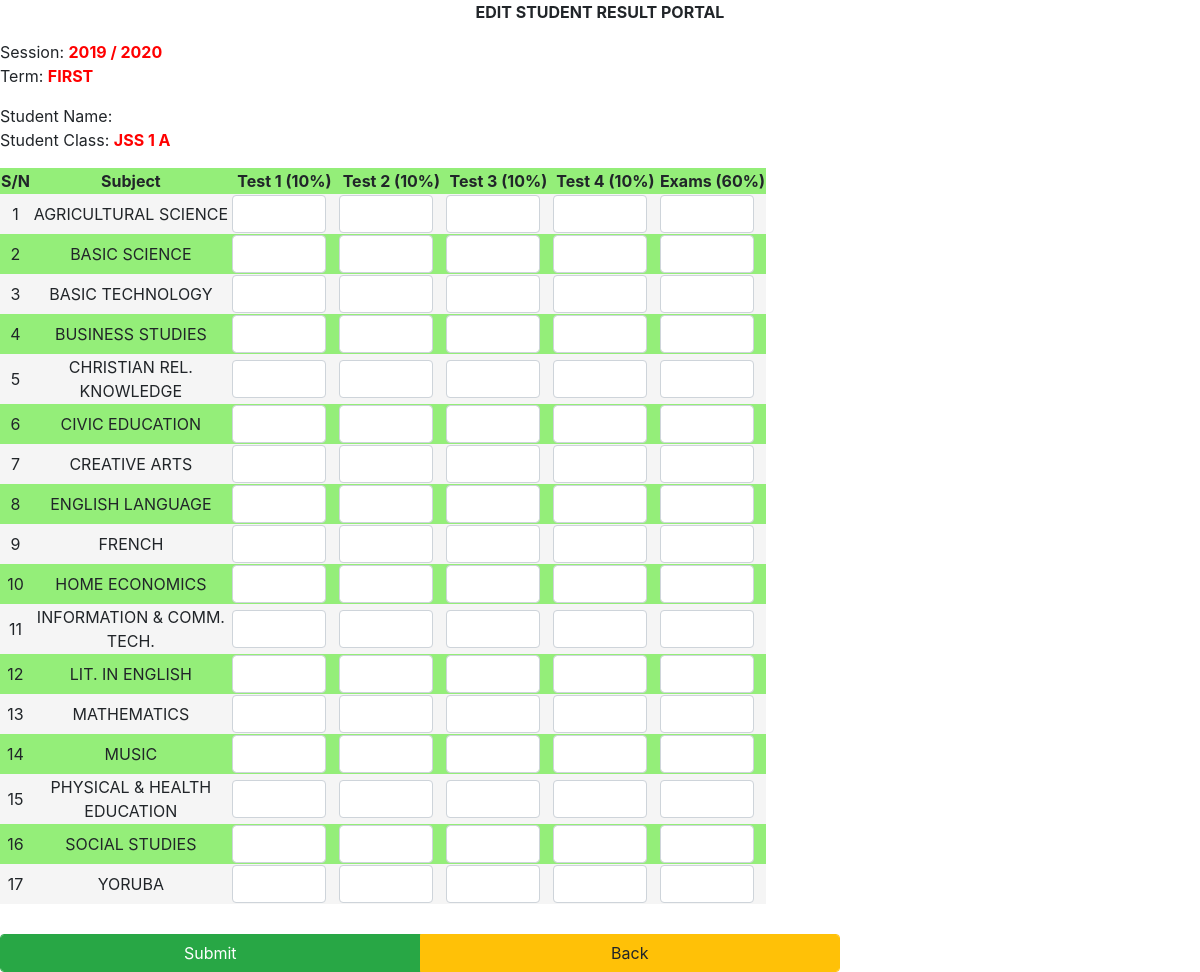
/secondary_school/edit_result.php?resid=res_id_2019_2020_first_jss 1_a, run on the app's committed database.
### tables this page shows
CREATE TABLE `existing_result_sheets` (
  `result_id` varchar(100) NOT NULL,
  `class` varchar(5) NOT NULL,
  `term` varchar(10) NOT NULL,
  `session` varchar(10) NOT NULL,
  `arm` varchar(2) NOT NULL,
  `term_began` date NOT NULL,
  `term_ends` date NOT NULL,
  `next_term_begins` date NOT NULL,
  `next_term_ends` date NOT NULL,
  `max_atd` varchar(10) NOT NULL,
  `status` varchar(10) NOT NULL,
  UNIQUE KEY `result_id` (`result_id`)
);

### secondary_school/edit_result.php (the view, shortened to what this page needs)
<?php
require_once("connect.php");
include_once("head.php");
$res_id=$_GET['resid'];
$std_id=$_GET['stdid'];
$class=$_GET['class'];
$student_name=$_GET['name'];
$get_term_data = $con->query("SELECT * FROM `existing_result_sheets` WHERE result_id='$res_id'");
if($get_term_data)
  {
    while($row = $get_term_data->fetch_array())
      {
        $term = strtoupper(str_replace("_", " ", $row['term']));
        $session =  strtoupper(str_replace("_", " / ", $row['session']));
        $arm = strtoupper( $row['arm']);
        $class = strtoupper( $row['class']);
      }
  }
$get_subs = $con->query("SELECT * FROM `$class` ORDER BY `subjects` ASC");
if($get_subs) {
  $no_of_subs = $get_subs->num_rows;
  $x=0;
  while($row = $get_subs->fetch_array()) {
    $subject_orig[$x] = $row['subjects'];
    $subject_orig[$x] = strtoupper($subject_orig[$x]);
    $x++;
  }
  }
echo "<div align='center'><b>EDIT STUDENT RESULT PORTAL</b></div>
      <p><div>Session: <b style='color:red;'>$session</b></div>
      <div>Term: <b style='color:red;'>$term</b></div></p>
      <p><div>Student Name: <b style='color:red;'>$student_name</b></div>
      <div>Student Class: <b style='color:red;'>".$class." ".$arm."</b></div></p>";
echo "<form action='edit_result.php?resid=$res_id&stdid=$std_id&class=$class&name=$student_name' method='POST'>
        <ul style='color:red;'>";
echo    "</ul>
        <table class='data'>
          <tr>
            <th>S/N</th>
            <th>Subject</th>
            <th>Test 1 (10%) </th>
            <th>Test 2 (10%) </th>
            <th>Test 3 (10%) </th>
            <th>Test 4 (10%) </th>
            <th>Exams (60%) </th>
          </tr>";
$count=0;
for ($i=0; $i < $no_of_subs; $i++) {
  if ($ca1[$i] !== "N/A") {
    $count=$count+1;
    echo "<tr>
            <td>$count</td>
            <td width='200'>".$subject_orig[$i]."</td>
            <td><input type='number' min='0' max='10' class='form-control' name='ca1[$i]' value='".$ca1[$i]."' /></td>
            <td><input type='number' min='0' max='10' class='form-control' name='ca2[$i]' value='".$ca2[$i]."' /></td>
            <td><input type='number' min='0' max='10' class='form-control' name='ca3[$i]' value='".$ca3[$i]."' /></td>
            <td><input type='number' min='0' max='10' class='form-control' name='ca4[$i]' value='".$ca4[$i]."' /></td>
            <td><input type='number' min='0' max='60' class='form-control' name='exams[$i]' value='".$exams[$i]."' /></td>
          </tr>";
  }
}
echo "</table>
      <div class='input-group' style='width:70%;margin-top:30px;'>
        <input type='submit' name='submit' value='Submit' class='btn btn-success form-control' />
        <input type='submit' name='back' value='Back' class='btn btn-warning form-control' formaction='javascript:history.back(2);' />
      </div>
    </form>";
?>

### data on the page
existing_result_sheets: session "2019 / 2020", term "FIRST", class "JSS 1", arm "A"

### other printed values
$subject_orig[$i] "AGRICULTURAL SCIENCE"
$subject_orig[$i] "BASIC SCIENCE"
$subject_orig[$i] "BASIC TECHNOLOGY"
$subject_orig[$i] "BUSINESS STUDIES"
$subject_orig[$i] "CHRISTIAN REL. KNOWLEDGE"
$subject_orig[$i] "CIVIC EDUCATION"
$subject_orig[$i] "CREATIVE ARTS"
$subject_orig[$i] "ENGLISH LANGUAGE"
$subject_orig[$i] "FRENCH"
$subject_orig[$i] "HOME ECONOMICS"
$subject_orig[$i] "INFORMATION & COMM. TECH."
$subject_orig[$i] "LIT. IN ENGLISH"
$subject_orig[$i] "MATHEMATICS"
$subject_orig[$i] "MUSIC"
$subject_orig[$i] "PHYSICAL & HEALTH EDUCATION"
